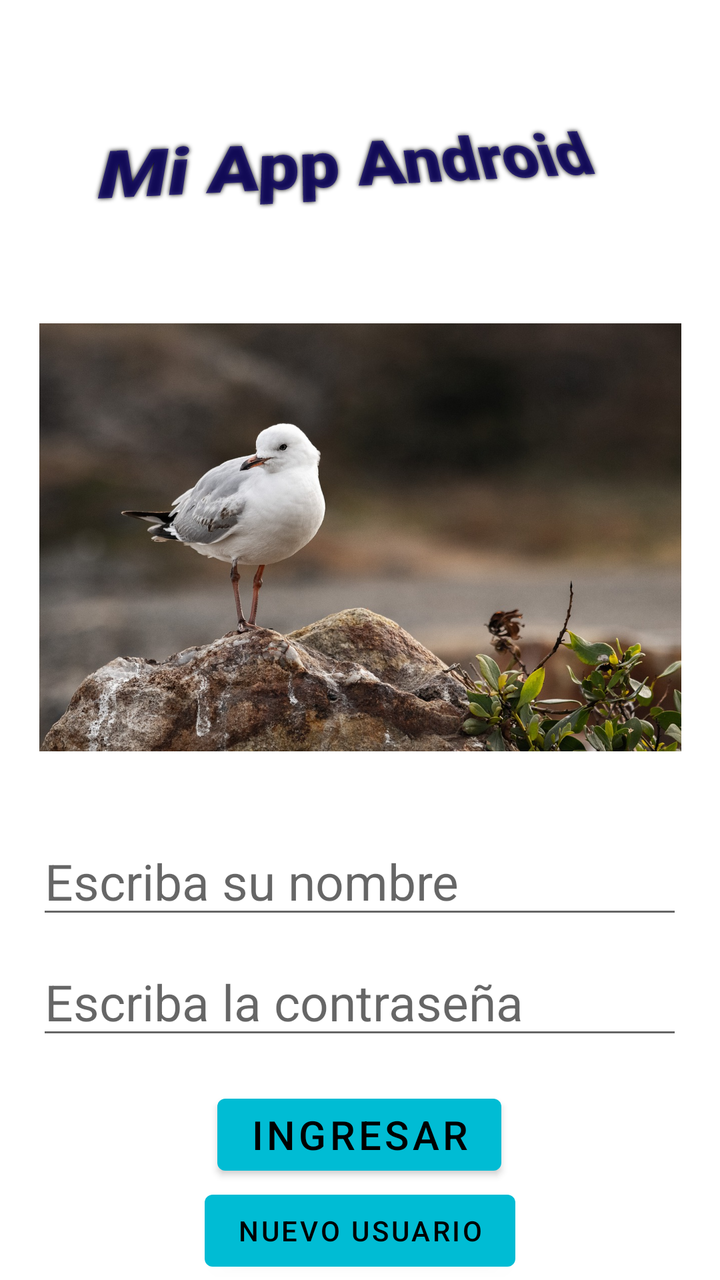
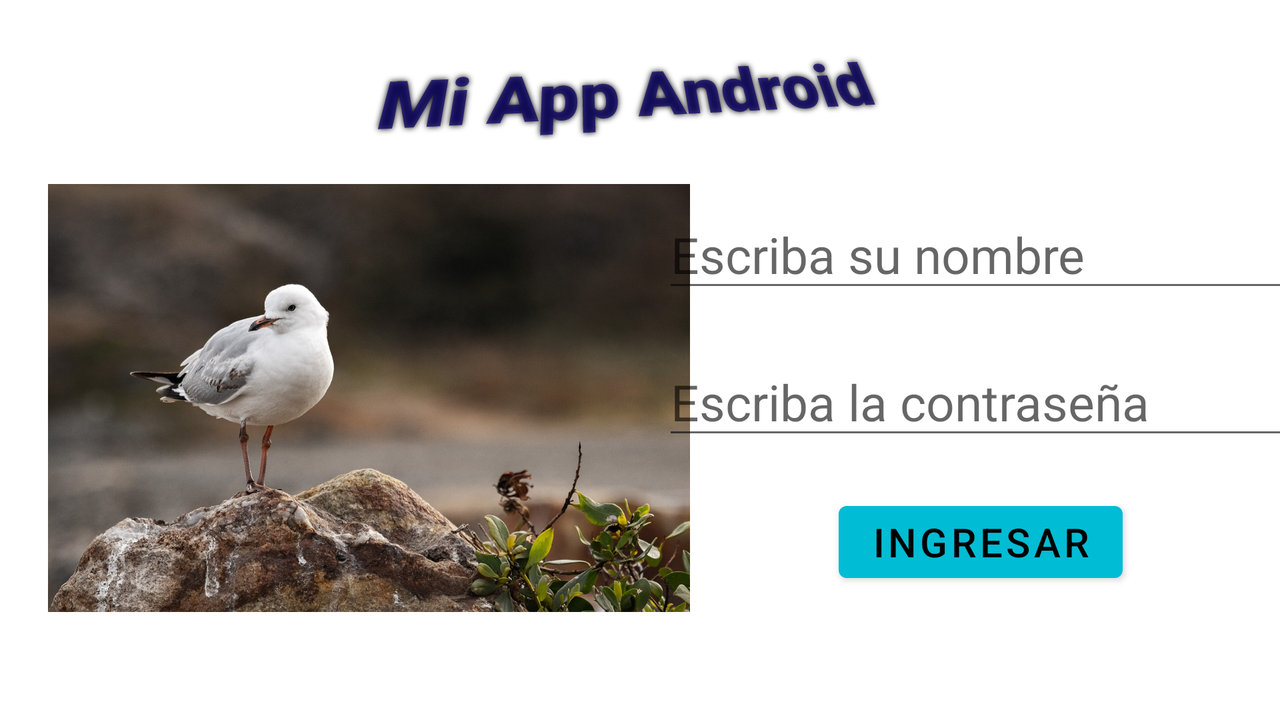

Compare how this app lays out the same screen by default and in its alternative resource folder. The renders come first, then the two layout files and the values they reference.
<!-- AndroidManifest.xml: application theme Theme.HolaMundo03 -->
<!-- res/layout/activity_login.xml -->
<?xml version="1.0" encoding="utf-8"?>
<androidx.constraintlayout.widget.ConstraintLayout xmlns:android="http://schemas.android.com/apk/res/android"
    xmlns:app="http://schemas.android.com/apk/res-auto"
    xmlns:tools="http://schemas.android.com/tools"
    android:layout_width="match_parent"
    android:layout_height="match_parent"
    tools:context=".LoginActivity">

    <TextView
        android:id="@+id/tvTitleLogin"
        android:layout_width="match_parent"
        android:layout_height="wrap_content"
        android:fontFamily="sans-serif-black"
        android:rotation="-5"
        android:rotationX="29"
        android:rotationY="4"
        android:shadowColor="@color/black"
        android:shadowRadius="5"
        android:text="@string/title_login"
        android:textAlignment="center"
        android:textColor="#CE160D6A"
        android:textSize="35sp"
        app:layout_constraintBottom_toBottomOf="parent"
        app:layout_constraintEnd_toEndOf="parent"
        app:layout_constraintHorizontal_bias="0.0"
        app:layout_constraintStart_toStartOf="parent"
        app:layout_constraintTop_toTopOf="parent"
        app:layout_constraintVertical_bias="0.096" />

    <ImageView
        android:id="@+id/ivLogin"
        android:layout_width="323dp"
        android:layout_height="214dp"
        app:layout_constraintBottom_toBottomOf="parent"
        app:layout_constraintEnd_toEndOf="parent"
        app:layout_constraintStart_toStartOf="parent"
        app:layout_constraintTop_toBottomOf="@+id/tvTitleLogin"
        app:layout_constraintVertical_bias="0.18"
        android:src="@drawable/bird" />

    <EditText
        android:id="@+id/etPersonName"
        android:layout_width="323dp"
        android:layout_height="wrap_content"
        android:ems="10"
        android:inputType="textPersonName"
        android:text=""
        android:hint="@string/hint_name"
        android:textSize="25sp"
        app:layout_constraintBottom_toBottomOf="parent"
        app:layout_constraintEnd_toEndOf="parent"
        app:layout_constraintHorizontal_bias="0.497"
        app:layout_constraintStart_toStartOf="parent"
        app:layout_constraintTop_toBottomOf="@+id/ivLogin"
        app:layout_constraintVertical_bias="0.178" />

    <EditText
        android:id="@+id/etPassword"
        android:layout_width="323dp"
        android:layout_height="wrap_content"
        android:ems="10"
        android:inputType="textPassword"
        android:textSize="25sp"
        android:hint="@string/hint_password"
        app:layout_constraintBottom_toBottomOf="parent"
        app:layout_constraintEnd_toEndOf="parent"
        app:layout_constraintHorizontal_bias="0.497"
        app:layout_constraintStart_toStartOf="parent"
        app:layout_constraintTop_toBottomOf="@+id/etPersonName"
        app:layout_constraintVertical_bias="0.076" />

    <Button
        android:id="@+id/btnLogin"
        android:layout_width="wrap_content"
        android:layout_height="wrap_content"
        android:onClick="goToMain"
        android:text="@string/enter"
        android:textSize="20sp"
        app:layout_constraintBottom_toBottomOf="parent"
        app:layout_constraintEnd_toEndOf="parent"
        app:layout_constraintHorizontal_bias="0.498"
        app:layout_constraintStart_toStartOf="parent"
        app:layout_constraintTop_toBottomOf="@+id/etPassword"
        app:layout_constraintVertical_bias="0.276" />

    <Button
        android:id="@+id/btnNewUser"
        android:layout_width="wrap_content"
        android:layout_height="wrap_content"
        android:text="@string/new_user"
        app:layout_constraintBottom_toBottomOf="parent"
        app:layout_constraintEnd_toEndOf="parent"
        app:layout_constraintStart_toStartOf="parent"
        app:layout_constraintTop_toBottomOf="@+id/btnLogin"
        android:onClick="goToNewUser"
        app:layout_constraintVertical_bias="0.14" />

</androidx.constraintlayout.widget.ConstraintLayout>
<!-- resources referenced by this layout -->
<resources>
  <color name="black">#FF000000</color>
  <!-- drawable bird: jpg bitmap (drawable, 285537 bytes) -->
  <string name="enter">Ingresar</string>
  <string name="hint_name">Escriba su nombre</string>
  <string name="hint_password">Escriba la contraseña</string>
  <string name="new_user">Nuevo usuario</string>
  <string name="title_login">Mi App Android</string>
  <style name="Theme.HolaMundo03" parent="Theme.MaterialComponents.DayNight.DarkActionBar">
          
          <item name="colorPrimary">@color/primaryColor</item>
          <item name="colorPrimaryVariant">@color/primaryDarkColor</item>
          <item name="colorOnPrimary">@color/primaryTextColor</item>
          
          <item name="colorSecondary">@color/secondaryColor</item>
          <item name="colorSecondaryVariant">@color/secondaryDarkColor</item>
          <item name="colorOnSecondary">@color/secondaryTextColor</item>
          
          <item name="android:statusBarColor" tools:targetApi="l">?attr/colorPrimaryVariant</item>
          
      </style>
  <color name="primaryColor">#00bcd4</color>
  <color name="primaryDarkColor">#008ba3</color>
  <color name="primaryTextColor">#000000</color>
  <color name="secondaryColor">#00796b</color>
  <color name="secondaryDarkColor">#004c40</color>
  <color name="secondaryTextColor">#ffffff</color>
</resources>
<!-- res/layout-land/activity_login.xml (the repository's variant of the layout above) -->
<!-- drawn on the phone turned sideways -->
<?xml version="1.0" encoding="utf-8"?>
<androidx.constraintlayout.widget.ConstraintLayout xmlns:android="http://schemas.android.com/apk/res/android"
    xmlns:app="http://schemas.android.com/apk/res-auto"
    xmlns:tools="http://schemas.android.com/tools"
    android:layout_width="match_parent"
    android:layout_height="match_parent"
    tools:context=".LoginActivity">

    <TextView
        android:id="@+id/tvTitleLogin"
        android:layout_width="match_parent"
        android:layout_height="wrap_content"
        android:fontFamily="sans-serif-black"
        android:rotation="-5"
        android:rotationX="29"
        android:rotationY="4"
        android:shadowColor="@color/black"
        android:shadowRadius="5"
        android:text="@string/title_login"
        android:textAlignment="center"
        android:textColor="#CE160D6A"
        android:textSize="35sp"
        app:layout_constraintBottom_toBottomOf="parent"
        app:layout_constraintEnd_toEndOf="parent"
        app:layout_constraintHorizontal_bias="0.0"
        app:layout_constraintStart_toStartOf="parent"
        app:layout_constraintTop_toTopOf="parent"
        app:layout_constraintVertical_bias="0.071" />

    <ImageView
        android:id="@+id/ivLogin"
        android:layout_width="323dp"
        android:layout_height="214dp"
        android:src="@drawable/bird"
        app:layout_constraintBottom_toBottomOf="parent"
        app:layout_constraintEnd_toEndOf="parent"
        app:layout_constraintHorizontal_bias="0.073"
        app:layout_constraintStart_toStartOf="parent"
        app:layout_constraintTop_toBottomOf="@+id/tvTitleLogin"
        app:layout_constraintVertical_bias="0.298" />

    <EditText
        android:id="@+id/etPersonName"
        android:layout_width="323dp"
        android:layout_height="wrap_content"
        android:ems="10"
        android:hint="@string/hint_name"
        android:inputType="textPersonName"
        android:text=""
        android:textSize="25sp"
        app:layout_constraintBottom_toBottomOf="parent"
        app:layout_constraintEnd_toEndOf="parent"
        app:layout_constraintHorizontal_bias="0.509"
        app:layout_constraintStart_toEndOf="@+id/ivLogin"
        app:layout_constraintTop_toBottomOf="@+id/tvTitleLogin"
        app:layout_constraintVertical_bias="0.13" />

    <EditText
        android:id="@+id/etPassword"
        android:layout_width="323dp"
        android:layout_height="wrap_content"
        android:ems="10"
        android:hint="@string/hint_password"
        android:inputType="textPassword"
        android:textSize="25sp"
        app:layout_constraintBottom_toBottomOf="parent"
        app:layout_constraintEnd_toEndOf="parent"
        app:layout_constraintHorizontal_bias="0.509"
        app:layout_constraintStart_toEndOf="@+id/ivLogin"
        app:layout_constraintTop_toBottomOf="@+id/etPersonName"
        app:layout_constraintVertical_bias="0.145" />

    <Button
        android:id="@+id/btnLogin"
        android:layout_width="wrap_content"
        android:layout_height="wrap_content"
        android:text="@string/enter"
        android:textSize="20sp"
        android:onClick="goToMain"
        app:layout_constraintBottom_toBottomOf="parent"
        app:layout_constraintEnd_toEndOf="parent"
        app:layout_constraintHorizontal_bias="0.483"
        app:layout_constraintStart_toEndOf="@+id/ivLogin"
        app:layout_constraintTop_toBottomOf="@+id/etPassword"
        app:layout_constraintVertical_bias="0.256" />

</androidx.constraintlayout.widget.ConstraintLayout>
<!-- resources referenced by the variant -->
<!-- as the phone turned sideways resolves them -->
<resources>
  <color name="black">#FF000000</color>
  <!-- drawable bird: jpg bitmap (drawable, 285537 bytes) -->
  <string name="enter">Ingresar</string>
  <string name="hint_name">Escriba su nombre</string>
  <string name="hint_password">Escriba la contraseña</string>
  <string name="title_login">Mi App Android</string>
  <style name="Theme.HolaMundo03" parent="Theme.MaterialComponents.DayNight.DarkActionBar">
          
          <item name="colorPrimary">@color/primaryColor</item>
          <item name="colorPrimaryVariant">@color/primaryDarkColor</item>
          <item name="colorOnPrimary">@color/primaryTextColor</item>
          
          <item name="colorSecondary">@color/secondaryColor</item>
          <item name="colorSecondaryVariant">@color/secondaryDarkColor</item>
          <item name="colorOnSecondary">@color/secondaryTextColor</item>
          
          <item name="android:statusBarColor" tools:targetApi="l">?attr/colorPrimaryVariant</item>
          
      </style>
  <color name="primaryColor">#00bcd4</color>
  <color name="primaryDarkColor">#008ba3</color>
  <color name="primaryTextColor">#000000</color>
  <color name="secondaryColor">#00796b</color>
  <color name="secondaryDarkColor">#004c40</color>
  <color name="secondaryTextColor">#ffffff</color>
</resources>
